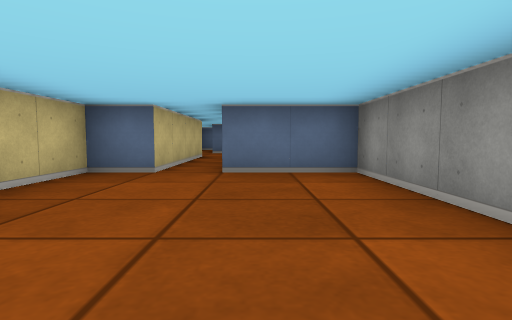
View 1 (above)

12 first-person views from a walk through a cub3D maze. The camera is about half as high as the walls, tilts 4° down and sees 80° across. The floor is counted in squares. Each view is taken from the middle of a square. On the plan, view 1 faces up. The plan holds only what a view shows up to about 9 squares ahead; the rest is blank.

View 2
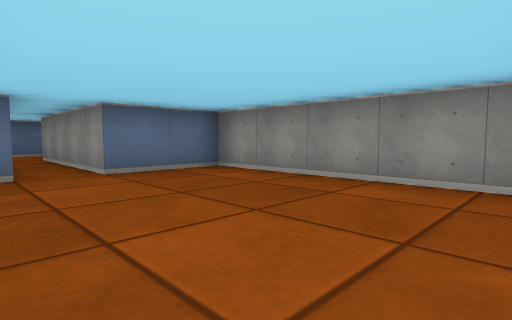

View 3
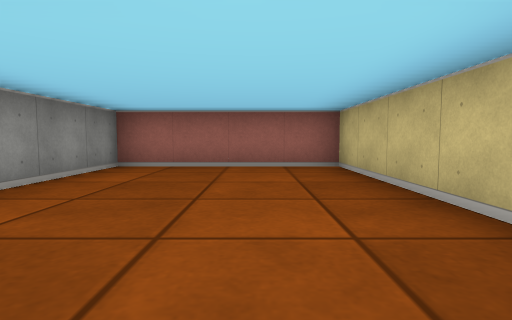

View 4
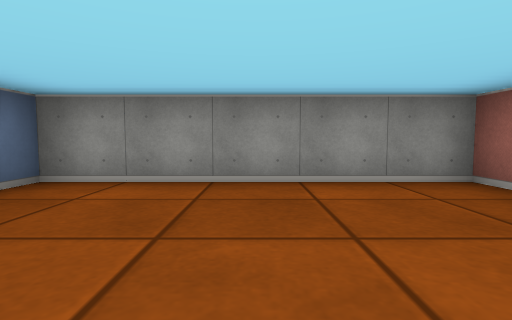

View 5
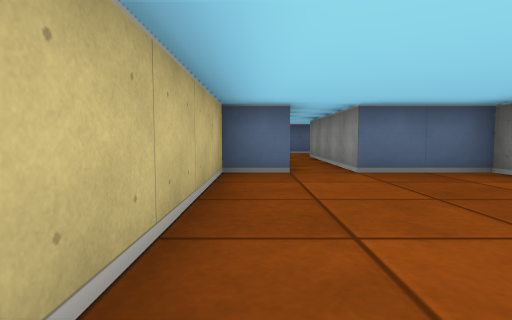

View 6
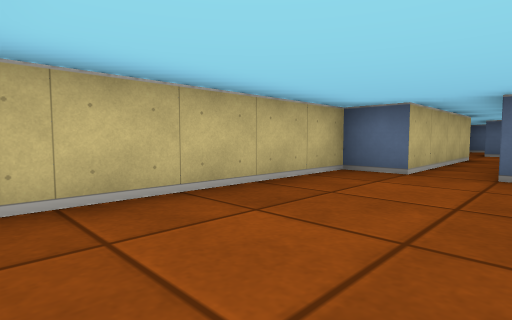

View 7
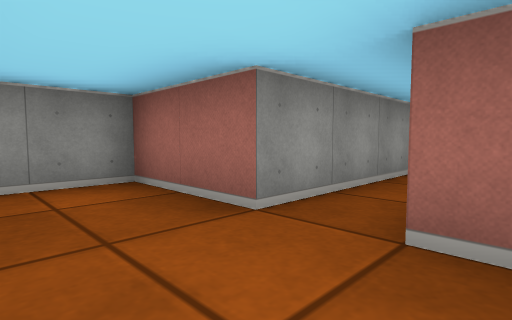

View 8
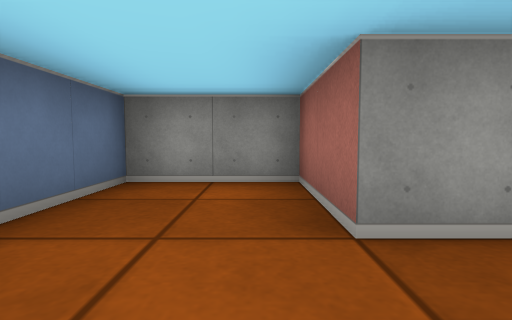

View 9
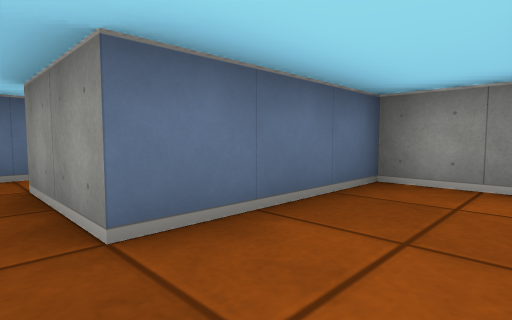

View 10
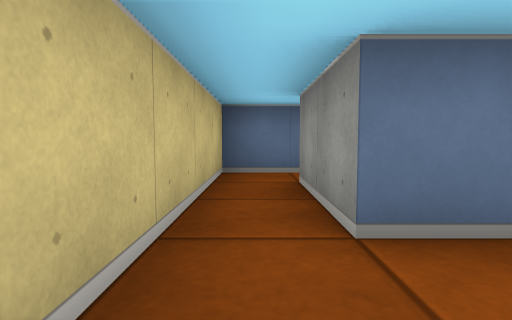

View 11
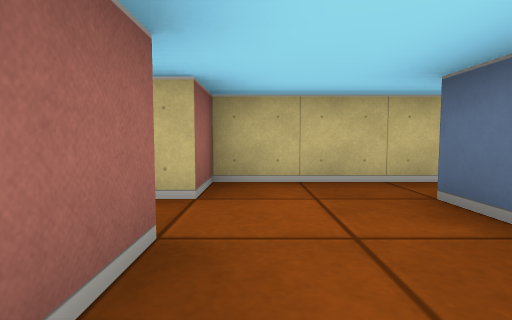

View 12
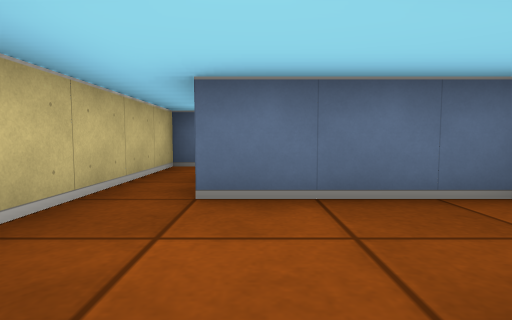

### Floor plan
Ten units are one square. View 1 is at (0, 0); x grows to the right and y downward. Boxes are objects, and circles mark ways between rooms. Rooms are numbered by the first view taken in them; rooms with no view inside come last. Other rooms are left out.
<svg viewBox="-30 -120 50 130">
<path fill="none" stroke="#000" d="M-15 -85 -15 -45 -25 -45 -25 5 15 5 15 -45 -5 -45 -5 -85M-25 -105 -25 -85 -15 -85M-5 -85 15 -85 15 -105 -15 -105"/>
<circle cx="-10" cy="-90" r="3" fill="#2a7"/>
<text x="-10" y="-30">1</text>
<text x="-10" y="-100">2</text>
</svg>
Room 1 opens to room 2.

Where each view was taken, in squares from view 1:
view 1: 0 up, 0 right, facing up
view 2: 0 up, 2 left, facing up-right
view 3: 5 up, 1 left, facing down
view 4: 2 up, 2 left, facing right
view 5: 0 up, 2 left, facing up
view 6: 0 up, 0 right, facing up-left
view 7: 10 up, 2 left, facing down-right
view 8: 9 up, 2 left, facing right
view 9: 9 up, 2 left, facing up-right
view 10: 9 up, 2 left, facing up
view 11: 9 up, 1 right, facing left
view 12: 8 up, 1 left, facing up
